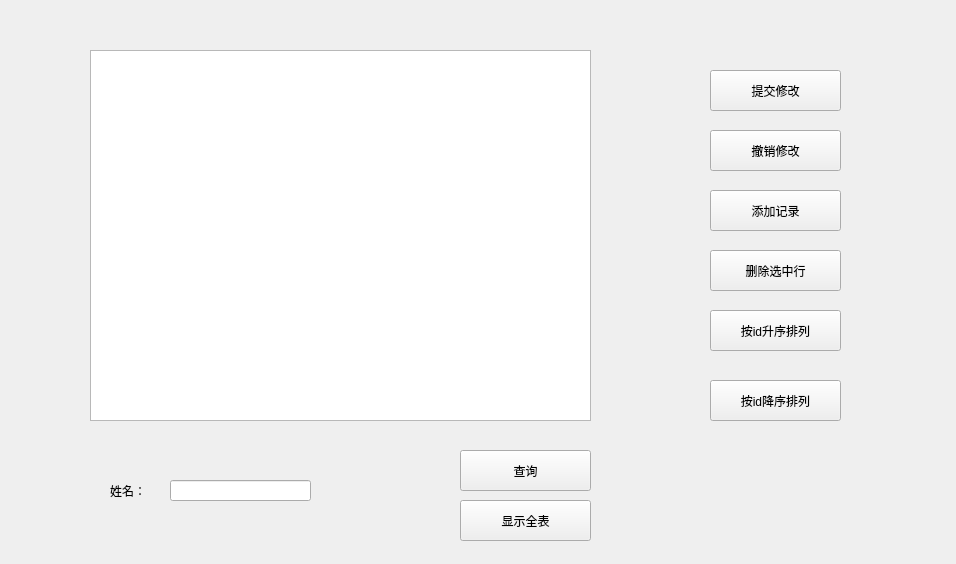
<?xml version="1.0" encoding="UTF-8"?>
<ui version="4.0">
 <class>Widget</class>
 <widget class="QWidget" name="Widget">
  <property name="geometry">
   <rect>
    <x>0</x>
    <y>0</y>
    <width>956</width>
    <height>564</height>
   </rect>
  </property>
  <property name="windowTitle">
   <string>Widget</string>
  </property>
  <widget class="QTableView" name="tableView">
   <property name="geometry">
    <rect>
     <x>90</x>
     <y>50</y>
     <width>501</width>
     <height>371</height>
    </rect>
   </property>
  </widget>
  <widget class="QPushButton" name="pushButton_commit">
   <property name="geometry">
    <rect>
     <x>710</x>
     <y>70</y>
     <width>131</width>
     <height>41</height>
    </rect>
   </property>
   <property name="text">
    <string>提交修改</string>
   </property>
  </widget>
  <widget class="QPushButton" name="pushButton_revert">
   <property name="geometry">
    <rect>
     <x>710</x>
     <y>130</y>
     <width>131</width>
     <height>41</height>
    </rect>
   </property>
   <property name="text">
    <string>撤销修改</string>
   </property>
  </widget>
  <widget class="QPushButton" name="pushButton_addRecord">
   <property name="geometry">
    <rect>
     <x>710</x>
     <y>190</y>
     <width>131</width>
     <height>41</height>
    </rect>
   </property>
   <property name="text">
    <string>添加记录</string>
   </property>
  </widget>
  <widget class="QPushButton" name="pushButton_delete">
   <property name="geometry">
    <rect>
     <x>710</x>
     <y>250</y>
     <width>131</width>
     <height>41</height>
    </rect>
   </property>
   <property name="text">
    <string>删除选中行</string>
   </property>
  </widget>
  <widget class="QPushButton" name="pushButton_Asce">
   <property name="geometry">
    <rect>
     <x>710</x>
     <y>310</y>
     <width>131</width>
     <height>41</height>
    </rect>
   </property>
   <property name="text">
    <string>按id升序排列</string>
   </property>
  </widget>
  <widget class="QPushButton" name="pushButton_Desc">
   <property name="geometry">
    <rect>
     <x>710</x>
     <y>380</y>
     <width>131</width>
     <height>41</height>
    </rect>
   </property>
   <property name="text">
    <string>按id降序排列</string>
   </property>
  </widget>
  <widget class="QLabel" name="label">
   <property name="geometry">
    <rect>
     <x>110</x>
     <y>480</y>
     <width>72</width>
     <height>21</height>
    </rect>
   </property>
   <property name="text">
    <string>姓名：</string>
   </property>
  </widget>
  <widget class="QLineEdit" name="lineEdit">
   <property name="geometry">
    <rect>
     <x>170</x>
     <y>480</y>
     <width>141</width>
     <height>21</height>
    </rect>
   </property>
  </widget>
  <widget class="QPushButton" name="pushButton_query">
   <property name="geometry">
    <rect>
     <x>460</x>
     <y>450</y>
     <width>131</width>
     <height>41</height>
    </rect>
   </property>
   <property name="text">
    <string>查询</string>
   </property>
  </widget>
  <widget class="QPushButton" name="pushButton_displayTotTab">
   <property name="geometry">
    <rect>
     <x>460</x>
     <y>500</y>
     <width>131</width>
     <height>41</height>
    </rect>
   </property>
   <property name="text">
    <string>显示全表</string>
   </property>
  </widget>
 </widget>
 <layoutdefault spacing="6" margin="11"/>
 <resources/>
 <connections/>
</ui>
